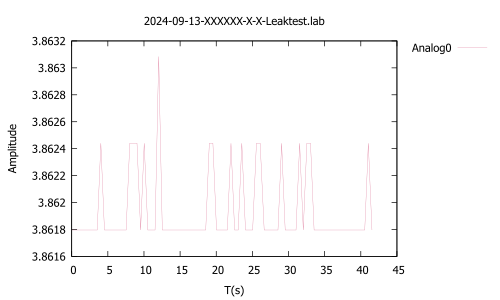

Write the gnuplot code that produced this figure.
set terminal pdf
set encoding utf8
set output "2024-09-13-XXXXXX-X-X-Leaktest.pdf"
set encoding utf8
#set xrange [0.0:600.0]
#set yrange [0.0:20.0]
set key outside
set style line 1 linecolor rgb '#DB7093' linewidth 0.1
set title "2024-09-13-XXXXXX-X-X-Leaktest.lab"
set xlabel "T(s)"
set ylabel "Amplitude"
plot "2024-09-13-XXXXXX-X-X-Leaktest.lab" every ::1 using 1:2 w l linestyle 1 title "Analog0"
